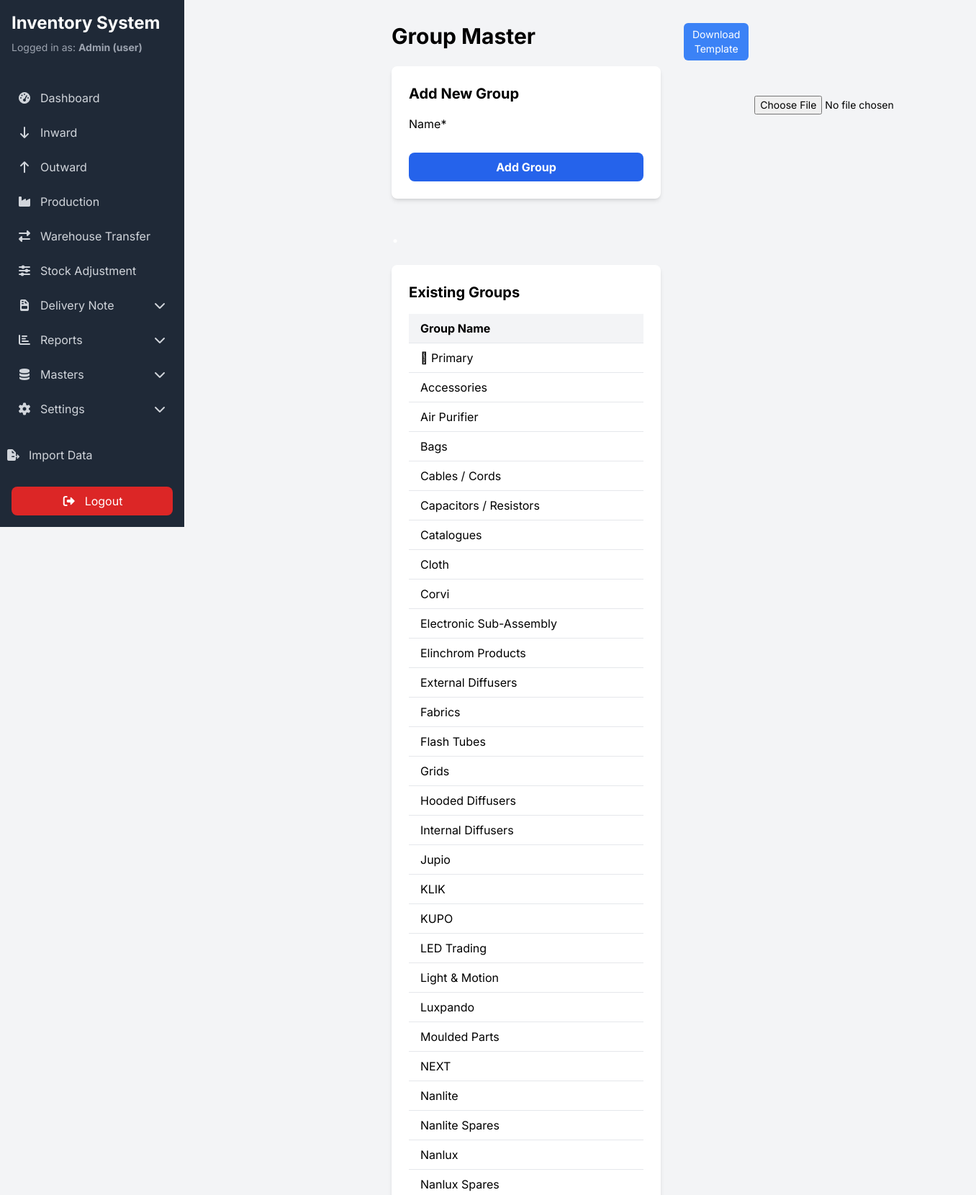
Screenshot of /groups/ (signed in, upper part) with the database file from the repository.
### inventory/models.py (models this page shows, shortened)
class User(AbstractUser):
    ROLE_CHOICES = (
        ('admin', 'Admin'),
        ('user', 'User'),
    )
    role = models.CharField(max_length=20, choices=ROLE_CHOICES, default='user')
    can_edit = models.BooleanField(default=True)
    can_delete = models.BooleanField(default=False)

class GroupMaster(models.Model):
    name = models.CharField(max_length=100, unique=True)

### inventory/views.py (the view, shortened to what this page needs)
# urls.py: path('groups/', GroupMasterView.as_view(), name='group_master'),
class GroupMasterView(LoginRequiredMixin, View):
    def get(self, request):
        form = GroupMasterForm()
        groups = GroupMaster.objects.all().order_by('name')
        context = {'form': form, 'groups': groups}
        return render(request, 'inventory/group_master.html', context)

### inventory/forms.py
class GroupMasterForm(forms.ModelForm):
    class Meta:
        model = GroupMaster
        fields = ['name']

### inventory/templates/inventory/group_master.html (shortened to what this page needs)
{% extends "inventory/base.html" %}
{% load crispy_forms_tags %}
{% block content %}
<div class="grid grid-cols-1 md:grid-cols-2 gap-8">
    <div>
        <h2 class="text-3xl font-bold mb-6">Group Master</h2>
        <div class="bg-white p-6 rounded-lg shadow-md">
            <h3 class="text-xl font-bold mb-4">Add New Group</h3>
            <form method="post">
                {{ form|crispy }}
                <button type="submit" class="mt-4 w-full bg-blue-600 text-white font-bold py-2 px-4 rounded-lg hover:bg-blue-700">Add Group</button>
            </form>
        </div>
    </div>
	<div class="mb-4 flex space-x-2">
		<form method="post" class="inline">
				<button type="submit" name="download_template" class="bg-blue-500 text-white px-3 py-1.5 rounded-md text-sm hover:bg-blue-600">Download Template</button>
		</form>
		<form method="post" enctype="multipart/form-data" class="inline-flex items-center">
			<input type="file" name="csv_file" accept=".csv" required class="text-sm">
		</form>
	</div>
	<div>
        <h2 class="text-3xl font-bold mb-6 text-white">.</h2> <div class="bg-white p-6 rounded-lg shadow-md overflow-x-auto">
            <h3 class="text-xl font-bold mb-4">Existing Groups</h3>
            <table class="min-w-full bg-white">
                <thead class="bg-gray-100">
                    <tr>
                        <th class="py-2 px-4 border-b text-left">Group Name</th>
                    </tr>
                </thead>
                <tbody>
                    {% for group in groups %}
                    <tr class="hover:bg-gray-50">
                        <td class="py-2 px-4 border-b">{{ group.name }}</td>
                    </tr>
                    {% empty %}
                    <tr>
                        <td class="py-4 px-4 text-center text-gray-500">No groups found. Add one to get started.</td>
                    </tr>
                    {% endfor %}
                </tbody>
            </table>
        </div>
    </div>
</div>
{% endblock %}

### inventory/templates/inventory/Base.html (shortened to what this page needs)
{% load static %}
<!DOCTYPE html>
<html lang="en">
<head>
    <script src="https://cdn.tailwindcss.com"></script>
    <link rel="stylesheet" href="{% static 'inventory/vendor/css/all.min.css' %}">
    <link rel="stylesheet" href="{% static 'inventory/vendor/css/select2.min.css' %}">
	<link rel="stylesheet" type="text/css" href="https://cdn.jsdelivr.net/npm/toastify-js/src/toastify.min.css">
</head>
<body class="bg-gray-100">
    <div id="app-container" class="relative md:flex">
        <div id="sidebar" class="sidebar fixed top-0 left-0 h-full w-64 bg-gray-800 text-white z-40 md:relative md:transform-none flex flex-col">
            <div class="p-4">
                <h1 class="text-2xl font-bold mb-2">Inventory System</h1>
                {% if user.is_authenticated %}
                <p class="text-sm text-gray-400 mb-6">Logged in as: <span id="user-role-display" class="font-bold">{{ user.username }} ({{user.role}})</span></p>
                {% endif %}
            </div>
			<nav class="flex-1 px-4 pb-4 overflow-y-auto">
				<ul>
					<li class="mb-2">
						<a href="{% url 'dashboard' %}" class="nav-link flex items-center p-2 text-base font-normal text-gray-300 rounded-lg hover:bg-gray-700">
							<i class="fas fa-tachometer-alt fa-fw mr-3"></i>Dashboard
						</a>
					</li>
					<li class="mb-2">
						<a href="{% url 'inward' %}" class="nav-link flex items-center p-2 text-base font-normal text-gray-300 rounded-lg hover:bg-gray-700">
							<i class="fas fa-arrow-down fa-fw mr-3"></i>Inward
						</a>
					</li>
					<li class="mb-2">
						<a href="{% url 'outward' %}" class="nav-link flex items-center p-2 text-base font-normal text-gray-300 rounded-lg hover:bg-gray-700">
							<i class="fas fa-arrow-up fa-fw mr-3"></i>Outward
						</a>
					</li>
					<li class="mb-2">
						<a href="{% url 'production' %}" class="nav-link flex items-center p-2 text-base font-normal text-gray-300 rounded-lg hover:bg-gray-700">
							<i class="fas fa-industry fa-fw mr-3"></i>Production
						</a>
					</li>
					<li class="mb-2">
						<a href="{% url 'warehouse_transfer' %}" class="nav-link flex items-center p-2 text-base font-normal text-gray-300 rounded-lg hover:bg-gray-700">
							<i class="fas fa-exchange-alt fa-fw mr-3"></i>Warehouse Transfer
						</a>
					</li>
					<li class="mb-2">
						<a href="{% url 'stock_adjustment' %}" class="nav-link flex items-center p-2 text-base font-normal text-gray-300 rounded-lg hover:bg-gray-700">
							<i class="fas fa-sliders-h fa-fw mr-3"></i>Stock Adjustment
						</a>
					</li>
					<li class="mb-2">
						<button type="button" class="submenu-toggle flex items-center w-full p-2 text-base font-normal text-gray-300 rounded-lg hover:bg-gray-700">
							<i class="fas fa-file-invoice fa-fw mr-3"></i>
							<span class="flex-1 text-left whitespace-nowrap">Delivery Note</span>
							<i class="fas fa-chevron-down ml-auto transition-transform duration-300"></i>
						</button>
					</li>
					<li class="mb-2">
								<button type="button" class="submenu-toggle flex items-center w-full p-2 text-base font-normal text-gray-300 rounded-lg hover:bg-gray-700">
									<i class="fas fa-chart-bar fa-fw mr-3"></i>
									<span class="flex-1 text-left whitespace-nowrap">Reports</span>
									<i class="fas fa-chevron-down ml-auto transition-transform duration-300"></i>
								</button>
					</li>
					<li class="mb-2">
						<button type="button" class="submenu-toggle flex items-center w-full p-2 text-base font-normal text-gray-300 rounded-lg hover:bg-gray-700">
							<i class="fas fa-database fa-fw mr-3"></i>
							<span class="flex-1 text-left whitespace-nowrap">Masters</span>
							<i class="fas fa-chevron-down ml-auto transition-transform duration-300"></i>
						</button>
					</li>
					<li class="mb-2">
						<button type="button" class="submenu-toggle flex items-center w-full p-2 text-base font-normal text-gray-300 rounded-lg hover:bg-gray-700">
							<i class="fas fa-cog fa-fw mr-3"></i>
							<span class="flex-1 text-left whitespace-nowrap">Settings</span>
							<i class="fas fa-chevron-down ml-auto transition-transform duration-300"></i>
						</button>
					</li>
				</ul>
			</nav>
			<nav>
				<ul>
					<li class="mb-2">
						<a href="{% url 'import_page' %}" class="nav-link flex items-center p-2 text-base font-normal text-gray-300 rounded-lg hover:bg-gray-700">
							<i class="fas fa-file-export fa-fw mr-3"></i>Import Data
						</a>
					</li>
					</ul>
			</nav>
		<div class="p-4">
                <a href="{% url 'logout' %}" id="logout-btn" class="w-full flex items-center justify-center p-2 text-base font-normal text-white bg-red-600 rounded-lg hover:bg-red-700">
                    <i class="fas fa-sign-out-alt mr-3"></i>Logout
                </a>
            </div>
        </div>
        <div id="main-content" class="main-content md:ml-64 flex-1 p-4 md:p-8">
            {% block content %}{% endblock %}
        </div>
    </div>
</body>
</html>

### inventory/templates/inventory/Base.html (style rules this page uses)
body { font-family: 'Inter', sans-serif; }
.sidebar { transition: transform 0.3s ease-in-out; }
.main-content { transition: margin-left 0.3s ease-in-out; }

### rows the page displays
User: username "Admin", role "user"
GroupMaster: name "\u0004 Primary"
GroupMaster: name "Accessories"
GroupMaster: name "Air Purifier"
GroupMaster: name "Bags"
GroupMaster: name "Cables / Cords"
GroupMaster: name "Capacitors / Resistors"
GroupMaster: name "Catalogues"
GroupMaster: name "Cloth"
GroupMaster: name "Corvi"
GroupMaster: name "Electronic Sub-Assembly"
GroupMaster: name "Elinchrom Products"
GroupMaster: name "External Diffusers"
GroupMaster: name "Fabrics"
GroupMaster: name "Flash Tubes"
GroupMaster: name "Grids"
GroupMaster: name "Hooded Diffusers"
GroupMaster: name "Internal Diffusers"
GroupMaster: name "Jupio"
GroupMaster: name "KLIK"
GroupMaster: name "KUPO"
GroupMaster: name "LED Trading"
GroupMaster: name "Light & Motion"
GroupMaster: name "Luxpando"
GroupMaster: name "Moulded Parts"
GroupMaster: name "NEXT"
GroupMaster: name "Nanlite"
GroupMaster: name "Nanlite Spares"
GroupMaster: name "Nanlux"
GroupMaster: name "Nanlux Spares"
